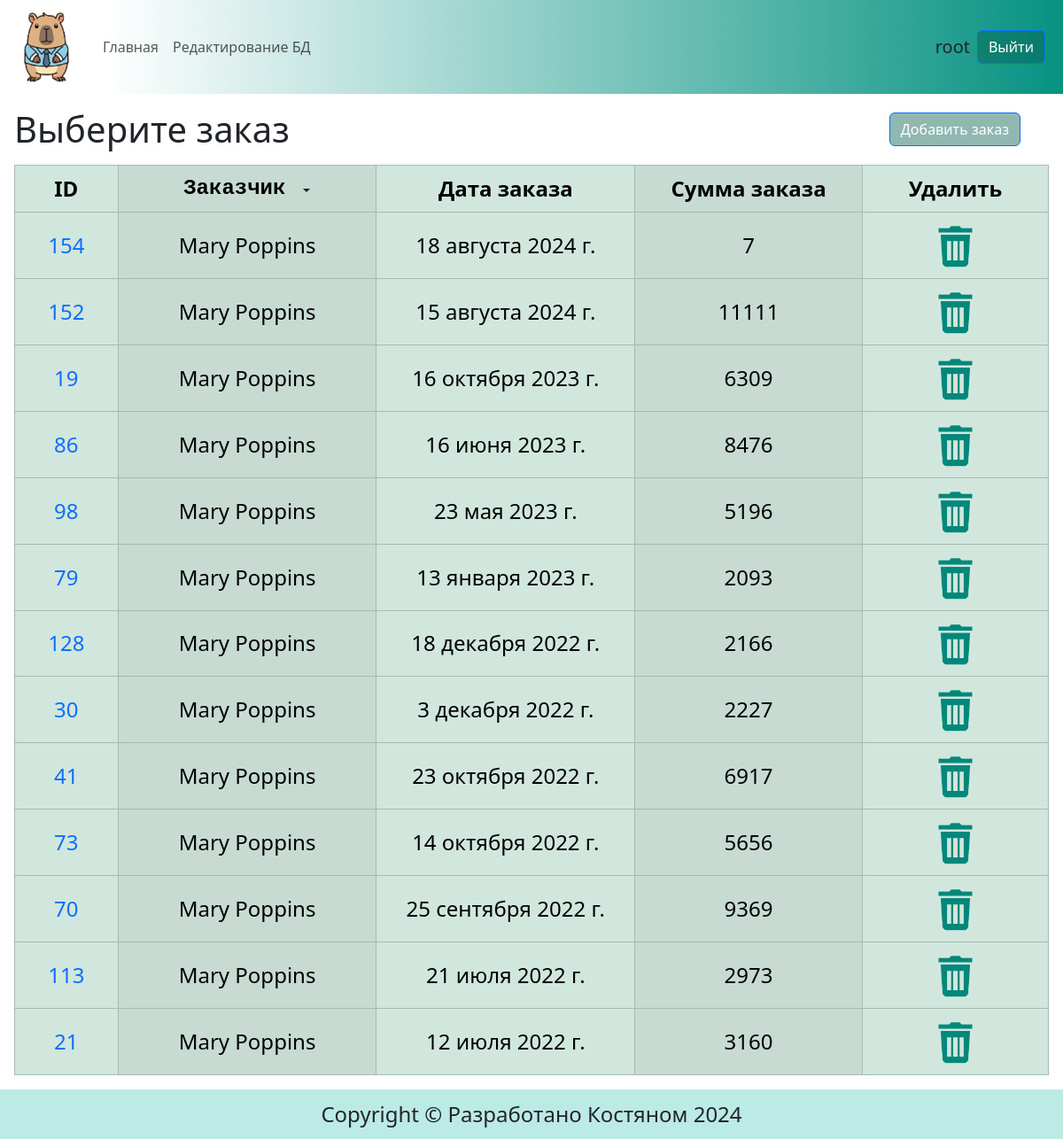
/orders/2 (signed in), run on the app's committed database.
### main/models.py (models this page shows, shortened)
class Order(models.Model):
    client = models.ForeignKey(Client, on_delete=models.DO_NOTHING, verbose_name='Заказчик')
    order_date = models.DateField(verbose_name="дата заказа")
    amount = models.IntegerField(null=False, verbose_name="сумма заказа")
    class Meta:
        db_table = "order"  # Имя таблицы в БД
        verbose_name = "Заказ"
        verbose_name_plural = "Заказы"
        ordering = ['-order_date']
        indexes = [
            models.Index(fields=['-order_date']),
        ]

class Client(models.Model):
    fullname = models.CharField(max_length=100, null=False, verbose_name="имя_фамилия")
    class Meta:
        db_table = "client" # Имя таблицы в БД
        verbose_name = "Заказчик"
        verbose_name_plural = "Заказчики"
    def __str__(self):
        return str(self.fullname)

### main/views.py (the view)
# urls.py: path('orders/', views.order, name='orders'),
@login_required
def order(request, client_pk=""):
    print(request.path == f'/orders/{client_pk}')
    if client_pk:
        orders = Order.objects.select_related("client").filter(client__id=client_pk)
    else:
        orders = Order.objects.select_related("client").all()
    clients = Client.objects.all()
    context = {
        "clients": clients,
        "orders": orders,
    }
    return render(request, "main/orders.html", context)

### main/context_processors.py (called while the page is built)
def edit_form_context(request):
    add_order_form = AddOrderForm()
    return {'add_order_form': add_order_form,}

### main/templates/main/orders.html (shortened to what this page needs)
{% extends 'base.html' %} {% load static %}
{% block content %}
<div class="d-flex justify-content-between align-items-center mt-3">
    <div class="mx-3"><h1 class="m-0">Выберите заказ</h1></div>
    <div class="d-grid gap-2 d-md-flex justify-content-md-end">
      <form action="add/" method="post">
        <button type="button" class="btn btn-primary me-md-5 me-sm-3 me-1" data-bs-toggle="modal" data-bs-target="#exampleModal">
          Добавить заказ
        </button>
      </form>
    </div>
</div>
<form action="">
  <div class="m-3">
    <table  class="table table-success table-bordered table-striped-columns table-hover align-middle">
    <thead>
      <tr>
        <th class="align-middle" style="width: 10%;" scope="col">ID</th>
        <th class="align-middle" style="width: 25%;" scope="col">
          <div class="d-flex justify-content-center align-items-center">
            <div><pre class="m-0">Заказчик </pre></div>
            <div class="dropdown ">
            <button class="btn btn- dropdown-toggle p-0" type="button" id="dropdownMenuButton1" data-bs-toggle="dropdown" aria-expanded="false">
            </button>
            </div>
          </div>
      </th>
        <th class="align-middle" style="width: 25%;" scope="col">Дата заказа</th>
        <th class="align-middle" style="width: 22%;" scope="col">Сумма заказа</th>
        <th class="align-middle" style="width: 18%;" scope="col">Удалить</th>
      </tr>
    </thead>
    <tbody>
      {% for order in orders %}
      <tr>
        <td scope="row"><a href="{% url 'main:edit' order.id %}" title="Редактировать заказ">{{ order.id }}</a></td>
        <td scope="row">{{ order.client }}</td>
        <td scope="row">{{ order.order_date }}</td>
        <td scope="row">{{ order.amount }}</td>
        <td scope="row">
          <a class="m-0 p-0" href="{% url 'main:delete' order.id %}" type="button"><img class="rounded" src="{% static 'main/images/del.png' %}" alt="Удалить"></a>
        </td>
      </tr>
      {% endfor %}
    </tbody>
  </table>
  </div>
</form>
{% endblock %}

### templates/base.html (shortened to what this page needs)
{% load static %}
<!DOCTYPE html>
<html lang="en">
  <head>
    <link
      href="https://cdn.jsdelivr.net/npm/bootstrap@5.3.3/dist/css/bootstrap.min.css"
      rel="stylesheet"
>
    <link href="{% static 'main/css/styles.css' %}" rel="stylesheet">
  </head>
    <body class="wrapper">
      <header>
        <nav class="navbar navbar-expand-lg">
          <div class="container-fluid">
            <a class="navbar-brand" href="{% url 'main:index' %}" ><img src="{% static 'main/images/logo.png' %}" alt="Тут должна быть капибара"></a>
            <div class="collapse navbar-collapse" id="navbarSupportedContent">
              <ul class="navbar-nav me-auto mb-2 mb-lg-0">
                <li class="nav-item">
                  <a class="nav-link {% if request.path == '/' %}active{% endif %}" aria-current="page" href="{% url 'main:index' %}">Главная</a>
                </li>
                <li class="nav-item">
                  <a class="nav-link {% if request.path == '/orders/' %}active{% endif %}" href="{% url 'main:orders' %}" >Редактирование БД</a>
                </li>
              </ul>
              <form class="d-flex align-items-center">
                {% if user.is_authenticated %}
                <span class="align-text-top fs-5">{{user.username}}</span><a class="btn btn-primary mx-2" href="{% url 'users:logout' %}">Выйти</a>
                {% else %}
                <a class="btn btn-primary mx-2" href="{% url 'users:login' %}" role="button">Войти</a>  <a class="btn btn-primary mx-2" href="{% url 'users:registration' %}" role="button">Регистрация</a>
                {% endif %}
              </form>
            </div>
          </div>
        </nav>
      </header>
      <section>
          {% block content %}
          {% endblock %}
      </section>
      <footer class="bd-footer text-center">
        <p>Copyright © Разработано Костяном 2024</p>
      </footer>
    </body>
</html>

### main/static/main/css/styles.css (style rules this page uses)
a { text-decoration: none; }
p, pre { font-size: clamp(0.75rem, 0.25rem + 2vw, 1.5rem); }
.navbar { background: linear-gradient(90deg, #ffffff 10%, #079282 100%); }
.navbar-brand img { width: 80px; height: 80px; }
.btn-primary { background-color: rgba(4, 95, 78, 0.441); }
.bd-footer { background-color: #25baa94e; }
.table { font-size: clamp(0.75rem, 0.25rem + 2vw, 1.5rem); text-align: center; table-layout:fixed; }
.rounded { width: 30%; }
html, body { height: 100%; }
.wrapper { min-height: 100%; display: flex; flex-direction: column; }
section { flex-grow: 1; }
footer > p { margin: 10px; }

### data on the page
Order: id "154", client "Mary Poppins", order_date "18 августа 2024 г.", amount "7"
Order: id "152", client "Mary Poppins", order_date "15 августа 2024 г.", amount "11111"
Order: id "19", client "Mary Poppins", order_date "16 октября 2023 г.", amount "6309"
Order: id "86", client "Mary Poppins", order_date "16 июня 2023 г.", amount "8476"
Order: id "98", client "Mary Poppins", order_date "23 мая 2023 г.", amount "5196"
Order: id "79", client "Mary Poppins", order_date "13 января 2023 г.", amount "2093"
Order: id "128", client "Mary Poppins", order_date "18 декабря 2022 г.", amount "2166"
Order: id "30", client "Mary Poppins", order_date "3 декабря 2022 г.", amount "2227"
Order: id "41", client "Mary Poppins", order_date "23 октября 2022 г.", amount "6917"
Order: id "73", client "Mary Poppins", order_date "14 октября 2022 г.", amount "5656"
Order: id "70", client "Mary Poppins", order_date "25 сентября 2022 г.", amount "9369"
Order: id "113", client "Mary Poppins", order_date "21 июля 2022 г.", amount "2973"
Order: id "21", client "Mary Poppins", order_date "12 июля 2022 г.", amount "3160"

### other printed values
{{ user.username }} "root"
